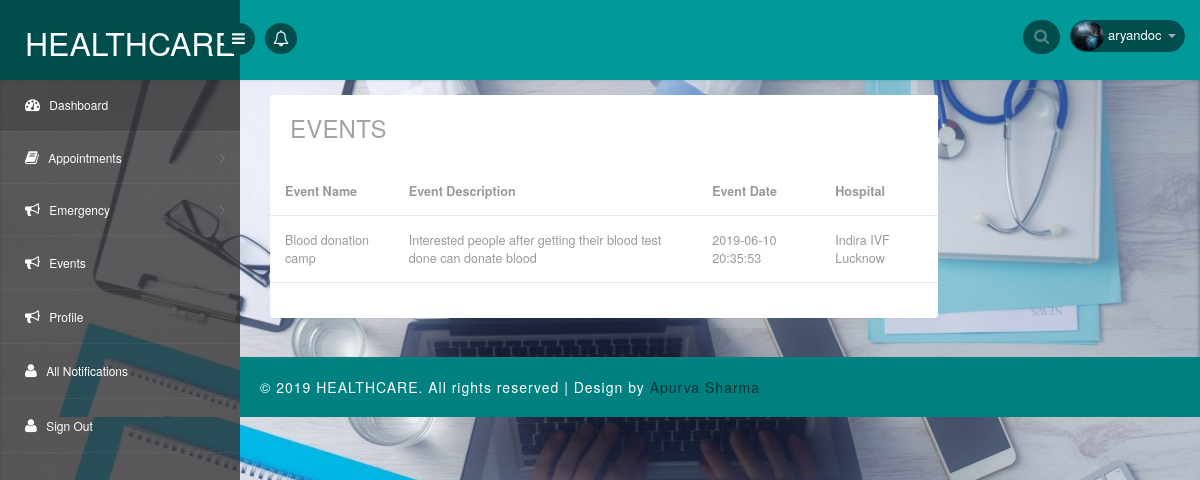
Screenshot of /events.php (signed in) with the database file from the repository.
### tables this page shows
CREATE TABLE IF NOT EXISTS `users` (
  `id` int(11) NOT NULL AUTO_INCREMENT,
  `username` varchar(100) NOT NULL,
  `email` varchar(255) NOT NULL,
  `password` varchar(255) DEFAULT NULL,
  `phone` varchar(13) DEFAULT NULL,
  `emer1` varchar(13) DEFAULT NULL,
  `emer2` varchar(13) DEFAULT NULL,
  `addr` text,
  `dob` date DEFAULT NULL,
  `avatar` varchar(255) NOT NULL,
  `aadhar` int(11) DEFAULT NULL,
  `hash` varchar(255) NOT NULL,
  `active` int(11) NOT NULL DEFAULT '0',
  `pincode` int(6) DEFAULT NULL,
  `bloodgroup` varchar(3) DEFAULT NULL,
  `medicalHis` text,
  `infoUpdated` int(11) NOT NULL DEFAULT '0',
  `user_type` int(11) NOT NULL,
  PRIMARY KEY (`id`)
);

CREATE TABLE IF NOT EXISTS `events` (
  `eid` int(11) NOT NULL AUTO_INCREMENT,
  `ename` varchar(255) NOT NULL,
  `edescription` text NOT NULL,
  `edate` timestamp NOT NULL DEFAULT CURRENT_TIMESTAMP ON UPDATE CURRENT_TIMESTAMP,
  `hid` varchar(255) NOT NULL,
  PRIMARY KEY (`eid`)
);

CREATE TABLE IF NOT EXISTS `hospital` (
  `h_id` varchar(255) NOT NULL,
  `hname` varchar(255) NOT NULL,
  `haddr` varchar(255) NOT NULL,
  `lat` double NOT NULL,
  `lng` double NOT NULL,
  `hmail` varchar(255) NOT NULL,
  `hpassword` varchar(255) NOT NULL,
  `hphone` varchar(13) NOT NULL,
  `hash` varchar(255) NOT NULL,
  `active` int(11) NOT NULL DEFAULT '0'
);

### events.php (the view, shortened to what this page needs)
<?php include('includes/header.php') ?>
<?php
  include('includes/connection.php');
  $query = "SELECT * FROM events";
  $result = mysqli_query($conn,$query);
  $num_rows = mysqli_num_rows($result);
?>
<?php
    function getHname($hid)
    {
      include('includes/connection.php');
      $h_query = "SELECT * from hospital where h_id= '$hid'";
      $h_result = mysqli_query($conn,$h_query);
      $h_row = mysqli_fetch_assoc($h_result);
      return $h_row['hname'];
    }
?>
<section id="main-content">
	<section class="wrapper">
		<div class="col-sm-9 mail-w3agile">
                <section class="panel">
                    <header class="panel-heading wht-bg">
                       <h4 class="gen-case">Events</h4>
                    </header>
                    <div class="panel-body minimal">
                        <div class="table-inbox-wrap ">
                      <table class="table" ui-jq="footable" ui-options='{
                        "paging": {
                          "enabled": true
                        },
                        "filtering": {
                          "enabled": true
                        },
                        "sorting": {
                          "enabled": true
                        }}'>
                        <thead>
                          <tr>
                            <th data-breakpoints="xs">Event Name</th>
                            <th>Event Description</th>
                            <th data-breakpoints="xs">Event Date</th>
                            <th>Hospital</th>
                          </tr>
                        </thead>
                        <tbody>
                          <?php if($num_rows>0): ?>
                          <?php while($row = mysqli_fetch_array($result)) : ?>
                          <tr>
                            <td><?php echo $row['ename']; ?></td>
                            <td><?php echo $row['edescription']; ?></td>
                            <td><?php echo $row['edate']; ?></td>
                            <td><?php echo getHname($row['hid']); ?></td>
                          </tr>
                        <?php endwhile; ?>
                        <?php endif; ?>
                        </tbody>
                      </table>
                        </div>
                    </div>
                </section>
            </div>
</section>
<?php include('includes/footer.php') ?>

### includes/header.php (shortened to what this page needs)
<?php include("includes/connection.php"); ?>
<!DOCTYPE html>
<head>
<link rel="stylesheet" href="css/bootstrap.min.css" >
<link href="css/style.css" rel='stylesheet' type='text/css' />
<link href="css/style-responsive.css" rel="stylesheet"/>
<link rel="stylesheet" href="css/font.css" type="text/css"/>
<link href="css/font-awesome.css" rel="stylesheet">
<link rel="stylesheet" href="css/morris.css" type="text/css"/>
<link rel="stylesheet" href="css/monthly.css">
<link rel="stylesheet" href="css/bootstrap.css">
<link rel="stylesheet" href="css/custom.css">
</head>
<body>
<section id="container">
<header class="header fixed-top clearfix">
<div class="brand">
    <a href="home.php" class="logo">HealthCare</a>
    <div class="sidebar-toggle-box">
        <div class="fa fa-bars"></div>
    </div>
</div>
<div class="nav notify-row" id="top_menu">
    <ul class="nav top-menu">
        <li id="header_notification_bar" class="dropdown">
            <a data-toggle="dropdown" class="dropdown-toggle" id="dropdownMenuButton" href="#">
                <i class="fa fa-bell-o"></i>
            </a>
        </li>
    </ul>
</div>
<div class="top-nav clearfix">
    <ul class="nav pull-right top-menu">
        <li>
            <input type="text" class="form-control search" placeholder=" Search">
        </li>
        <?php
            $uid = $_SESSION['uid'];
            $query = "SELECT * FROM users WHERE id={$uid}";
            $result = mysqli_query($conn,$query);
            $row = mysqli_fetch_assoc($result);
        ?>
        <li class="dropdown">
            <a data-toggle="dropdown" class="dropdown-toggle" href="#">
                <img alt="" src="images/avatars/<?php echo $row['avatar']?>" width='30px' height='30px'>
                <span class="username"><?php echo $row['username']?></span>
                <b class="caret"></b>
            </a>
        </li>
    </ul>
</div>
</header>
<aside>
    <div id="sidebar" class="nav-collapse">
        <div class="leftside-navigation">
            <ul class="sidebar-menu" id="nav-accordion">
                <li>
                    <a class="active" href="home.php">
                        <i class="fa fa-dashboard"></i>
                        <span>Dashboard</span>
                    </a>
                </li>
                <li class="sub-menu">
                    <a href="javascript:;">
                        <i class="fa fa-book"></i>
                        <span>Appointments</span>
                    </a>
                </li>
                <li class="sub-menu">
                    <a href="javascript:;">
                        <i class="fa fa-bullhorn"></i>
                        <span>Emergency</span>
                    </a>
                </li>
                <li>
                    <a href="events.php">
                        <i class="fa fa-bullhorn"></i>
                        <span>Events</span>
                    </a>
                </li>
                <li>
                    <a href="profile.php">
                        <i class="fa fa-bullhorn"></i>
                        <span>Profile</span>
                    </a>
                </li>
                <li>
                    <a href="allnotifications.php">
                        <i class="fa fa-user"></i>
                        <span>All Notifications</span>
                    </a>
                </li>
                <li>
                    <a href="signout.php">
                        <i class="fa fa-user"></i>
                        <span>Sign Out</span>
                    </a>
                </li>
            </ul>            </div>
    </div>
</aside>

### rows the page displays
users: avatar (picture), username "aryandoc"
events: ename "Blood donation camp", edescription "Interested people after getting their blood test done can donate blood", edate "2019-06-10 20:35:53", hid.hname "Indira IVF Lucknow"
